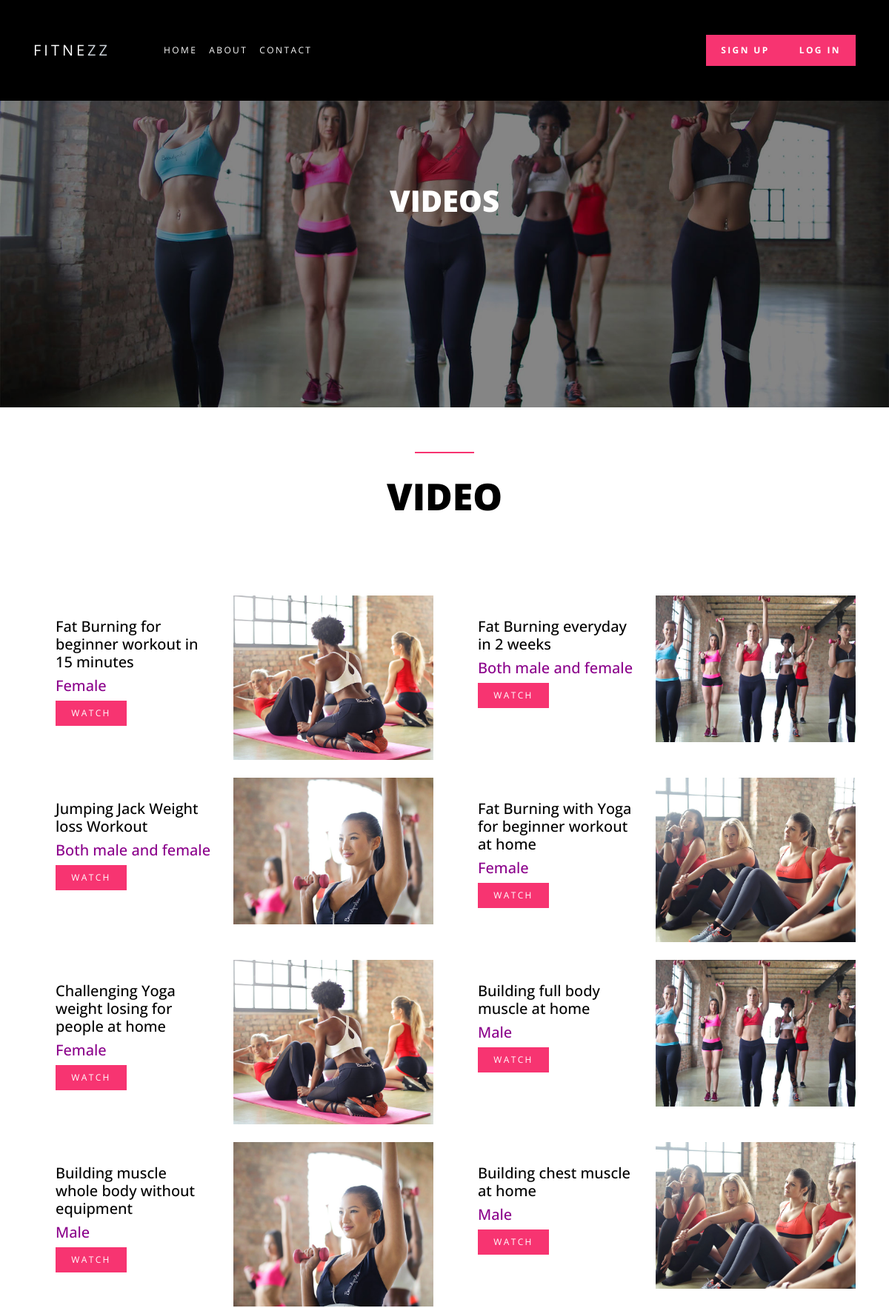
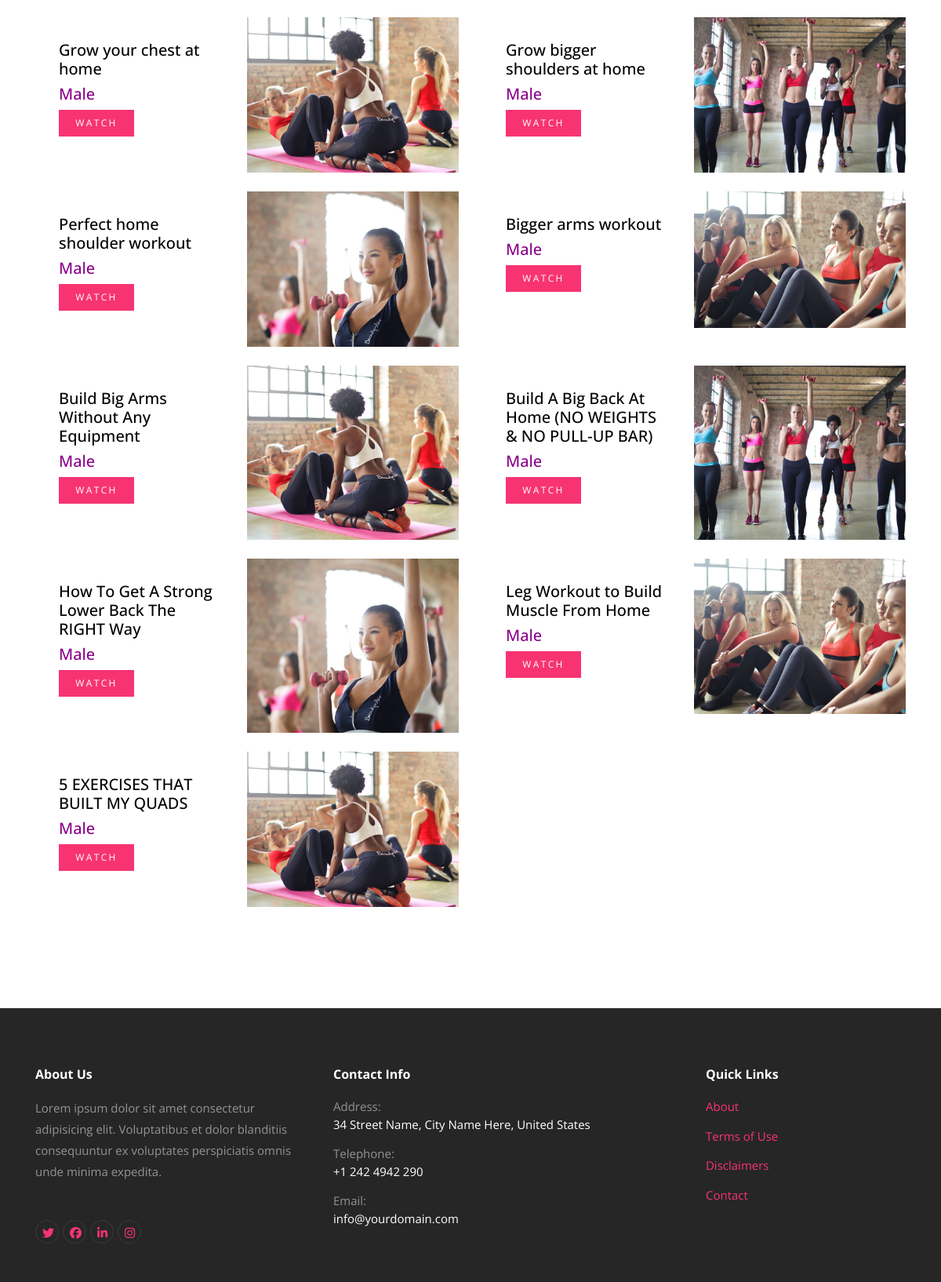
Page /video.php (upper part) on the committed database (2 pictures, top to bottom).
### tables this page shows
CREATE TABLE `video` (
  `vid_id` int(11) NOT NULL,
  `vid_url` text NOT NULL,
  `vid_name` text NOT NULL,
  `vid_detail` text,
  `vid_gender` int(11) DEFAULT NULL COMMENT '1. male, 2. female',
  `vid_status` int(11) DEFAULT NULL,
  `vid_sub_detail` text
);

### video.php (the view, shortened to what this page needs)
<?php
  require "header.php";
  $query = "select * from video;";
  $result = mysqli_query($conn, $query);
 ?>
    <section class="home-slider-loop-false  inner-page owl-carousel" >
      <div class="slider-item" style="background-image: url('img/slider-1.jpg');">
        <div class="container">
          <div class="row slider-text align-items-center justify-content-center">
            <div class="col-md-8 text-center col-sm-12 element-animate">
              <h1>Videos</h1>
            </div>
          </div>
        </div>
      </div>
    </section>
    <section class="section element-animate" style="padding-top: 0;margin-top: 60px;">
      <div class="clearfix mb-5 pb-5">
        <div class="container-fluid">
          <div class="row">
            <div class="col-md-12 text-center heading-wrap">
              <h2>Video</h2>
            </div>
          </div>
        </div>
      </div>
       <div class="container" >
        <?php
        $count = 0;
          while(list($vid_id, $vid_url, $vid_name, $vid_detail, $vid_gender, $vid_status, $vid_sub_detail) = mysqli_fetch_array($result)){
          $count++;
        ?>
         <?php if($count %2 != 0 ) { echo '<div>';echo '<div class="row">';}?>
          <div class="col-md-6 mb-4">
          <div class="sched d-block d-lg-flex">
              <div class="bg-image order-2" style="background-image: url('img/img_<?= $vid_id %4 +1 ?>_square.jpg');"></div>
              <div class="text order-1">
                <h3><?= $vid_name ?></h3>
                <h3 style="color:darkmagenta"><?php if($vid_gender == 1) echo "Male";
                          if($vid_gender == 2) echo "Female";
                          if($vid_gender == 3) echo "Both male and female";
                ?></h3>
                <p><a href="course.php?id=<?=$vid_id?>" class="btn btn-primary btn-sm">Watch</a></p>
              </div>
            </div>
          </div>
        <?php
        if($count %2 == 0 ) {
            echo '</div>';
        }
          }
        ?>
      </div>
    </section>
     <?php
    require "footer.php" ?>

### css/newstyle.css (style rules this page uses)
html { overflow-x: hidden; }
.btn-sm { cursor: pointer; }
body { background: #fff; font-family: "Open Sans", Arial, sans-serif; font-weight: 400; font-size: 15px; line-height: 1.8; color: #868e96; }
a { -webkit-transition: .3s all ease; -o-transition: .3s all ease; transition: .3s all ease; text-decoration: none; }
h1, h2, h3, h4, h5 { color: #000; }
.btn, .form-control { outline: none; -webkit-box-shadow: none !important; box-shadow: none !important; border-radius: 0px !important; }
.btn { font-size: 13px; text-transform: uppercase; letter-spacing: .2em; }
.btn.btn-primary { color: #fff; border-width: 2px; }
.btn.btn-sm { font-size: 12px; }
.heading-wrap { position: relative; }
.heading-wrap h2 { font-size: 50px; position: relative; padding-top: 30px; z-index: 2; text-transform: uppercase; font-weight: 800; }
.heading-wrap h2:before { width: 80px; height: 2px; background: #f73471; content: ""; position: absolute; top: 0; left: 50%; -webkit-transform: translateX(-50%); -ms-transform: translateX(-50%); transform: translateX(-50%); }
.sched, .blog { display: block; background-color: #fff; }
.sched .text, .sched .bg-image, .blog .text, .blog .bg-image { width: 100%; }
@media (min-width: 992px) { .sched .text, .sched .bg-image, .blog .text, .blog .bg-image { width: 50%; } }
.sched h3, .blog h3 { font-size: 20px; }
.sched .text, .blog .text { padding: 30px; }
.sched .bg-image, .blog .bg-image { background-size: cover; background-position: center center; }
.owl-carousel.home-slider, .owl-carousel.home-slider-loop-false { z-index: 1; position: relative; }
.owl-carousel.home-slider .slider-item, .owl-carousel.home-slider-loop-false .slider-item { background-size: cover; background-repeat: no-repeat; background-position: center center; height: calc(100vh); min-height: 700px; position: relative; }
.owl-carousel.home-slider .slider-item:before, .owl-carousel.home-slider-loop-false .slider-item:before { position: absolute; top: 0; left: 0; right: 0; bottom: 0; background: rgba(0, 0, 0, 0.2); content: ""; }
.owl-carousel.home-slider .slider-item .slider-text, .owl-carousel.home-slider-loop-false .slider-item .slider-text { color: #fff; height: calc(100vh); min-height: 700px; }
.owl-carousel.home-slider .slider-item .slider-text h1, .owl-carousel.home-slider-loop-false .slider-item .slider-text h1 { font-size: 40px; color: #fff; line-height: 1.2; font-weight: 800 !important; text-transform: uppercase; }
.owl-carousel.home-slider.inner-page .slider-item, .owl-carousel.home-slider-loop-false.inner-page .slider-item { height: calc(50vh - 117px); min-height: 550px; }
.owl-carousel.home-slider.inner-page .slider-item .slider-text, .owl-carousel.home-slider-loop-false.inner-page .slider-item .slider-text { color: #fff; height: calc(50vh - 117px); min-height: 550px; }
.section { padding: 7em 0; }
.element-animate { opacity: 0; visibility: hidden; }

### rows in the picture
video: vid_name "Fat Burning for beginner workout in 15 minutes", vid_gender "Female"
video: vid_name "Fat Burning everyday in 2 weeks", vid_gender "Both male and female"
video: vid_name "Jumping Jack Weight loss Workout", vid_gender "Both male and female"
video: vid_name "Fat Burning with Yoga for beginner workout at home", vid_gender "Female"
video: vid_name "Challenging Yoga weight losing for people at home", vid_gender "Female"
video: vid_name "Building full body muscle at home", vid_gender "Male"
video: vid_name "Building muscle whole body without equipment", vid_gender "Male"
video: vid_name "Building chest muscle at home", vid_gender "Male"
video: vid_name "Grow your chest at home", vid_gender "Male"
video: vid_name "Grow bigger shoulders at home", vid_gender "Male"
video: vid_name "Perfect home shoulder workout", vid_gender "Male"
video: vid_name "Bigger arms workout", vid_gender "Male"
video: vid_name "Build Big Arms Without Any Equipment", vid_gender "Male"
video: vid_name "Build A Big Back At Home (NO WEIGHTS & NO PULL-UP BAR)", vid_gender "Male"
video: vid_name "How To Get A Strong Lower Back The RIGHT Way", vid_gender "Male"
video: vid_name "Leg Workout to Build Muscle From Home", vid_gender "Male"
video: vid_name "5 EXERCISES THAT BUILT MY QUADS", vid_gender "Male"
